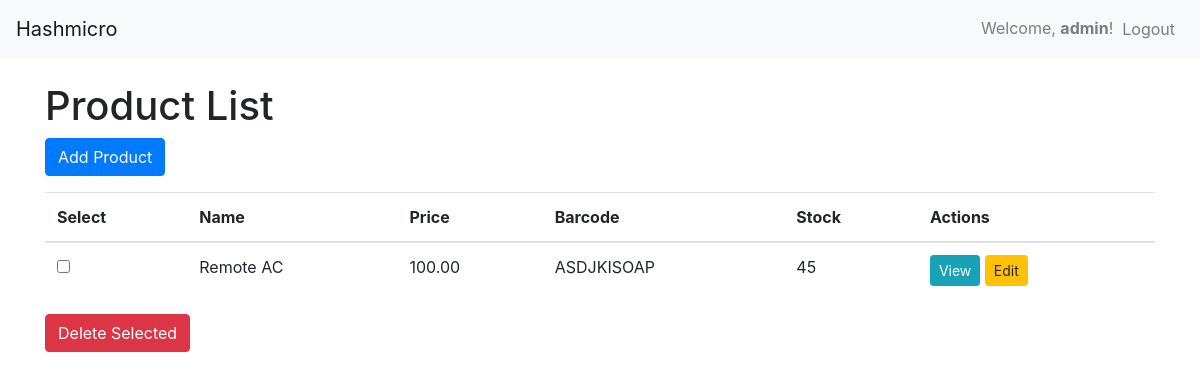
/hashmicro_project/product (signed in), run on the app's committed database.
### hashmicro_project/models.py (models this page shows, shortened)
class Product(models.Model):
    name = models.CharField("name", max_length=256, unique=True, blank=False)
    price = models.DecimalField(max_digits=10, decimal_places=2, blank=True)
    barcode = models.CharField("barcode", max_length=256, unique=True, blank=False)
    stock = models.IntegerField("stock", default=0)
    inserted_at = models.DateTimeField("inserted_at", auto_now_add=True)
    updated_at = models.DateTimeField("updated_at", auto_now=True)
    updated_by = models.ForeignKey(
        User,
        on_delete=models.CASCADE,
        null=True, blank=True
    )

### hashmicro_project/views.py (the view)
# urls.py: path('product', views.product_list, name='product_list'),
@login_required
def product_list(request):
    print(request.user.get_all_permissions())
    products = Product.objects.all()
    return render(request, 'product_list.html', {'products': products})

### hashmicro_project/templates/product_list.html (shortened to what this page needs)
{% extends 'base.html' %}
{% block content %}
<h1>Product List</h1>
{% if perms.hashmicro_project.add_product %}
<a href="{% url 'product_create' %}" class="btn btn-primary mb-3">Add Product</a>
{% endif %}
<form method="post" action="{% url 'product_bulk_delete' %}">
    <table class="table">
        <thead>
            <tr>
                {% if perms.hashmicro_project.delete_product %}
                    <th>Select</th>
                {% endif %}
                <th>Name</th>
                <th>Price</th>
                <th>Barcode</th>
                <th>Stock</th>
                <th>Actions</th>
            </tr>
        </thead>
        <tbody>
            {% for product in products %}
                <tr>
                    {% if perms.hashmicro_project.delete_product %}
                        <td>
                            <input type="checkbox" name="products" value="{{ product.id }}">
                        </td>
                    {% endif %}
                    <td>{{ product.name }}</td>
                    <td>{{ product.price }}</td>
                    <td>{{ product.barcode }}</td>
                    <td>{{ product.stock }}</td>
                    <td>
                        <a href="{% url 'product_detail' product.pk %}" class="btn btn-info btn-sm">View</a>
                        {% if perms.hashmicro_project.can_change_product %}
                            <a href="{% url 'product_update' product.pk %}" class="btn btn-warning btn-sm">Edit</a>
                        {% endif %}
                    </td>
                </tr>
            {% endfor %}
        </tbody>
    </table>
    {% if perms.hashmicro_project.delete_product %}
        <button type="submit" class="btn btn-danger" onclick="confirmDelete()">Delete Selected</button>
    {% endif %}
</form>
{% endblock %}

### hashmicro_project/templates/base.html (shortened to what this page needs)
<!DOCTYPE html>
<html lang="en">
<head>
    <link href="https://stackpath.bootstrapcdn.com/bootstrap/4.5.2/css/bootstrap.min.css" rel="stylesheet">
</head>
<body>
    <nav class="navbar navbar-expand-lg navbar-light bg-light">
        <a class="navbar-brand" href="{% url 'product_list' %}">Hashmicro</a>
        <div class="collapse navbar-collapse" id="navbarNav">
            <ul class="navbar-nav ml-auto">
                {% if user.is_authenticated %}
                    <li class="nav-item">
                        <span class="navbar-text">
                            Welcome, <strong>{{ user.username }}</strong>!
                        </span>
                    </li>
                    <li class="nav-item">
                        <form action="{% url 'logout' %}" method="post" class="form-inline">
                            <button type="submit" class="btn btn-link nav-link">Logout</button>
                        </form>
                    </li>
                {% else %}
                    <li class="nav-item">
                        <a class="nav-link" href="{% url 'login' %}">Login</a>
                    </li>
                {% endif %}
            </ul>
        </div>
    </nav>
    <div class="container mt-4">
        {% block content %}{% endblock %}
    </div>
</body>
</html>

### data on the page
Product: name "Remote AC", price "100.00", barcode "ASDJKISOAP", stock "45"

### other printed values
{{ user.username }} "admin"
